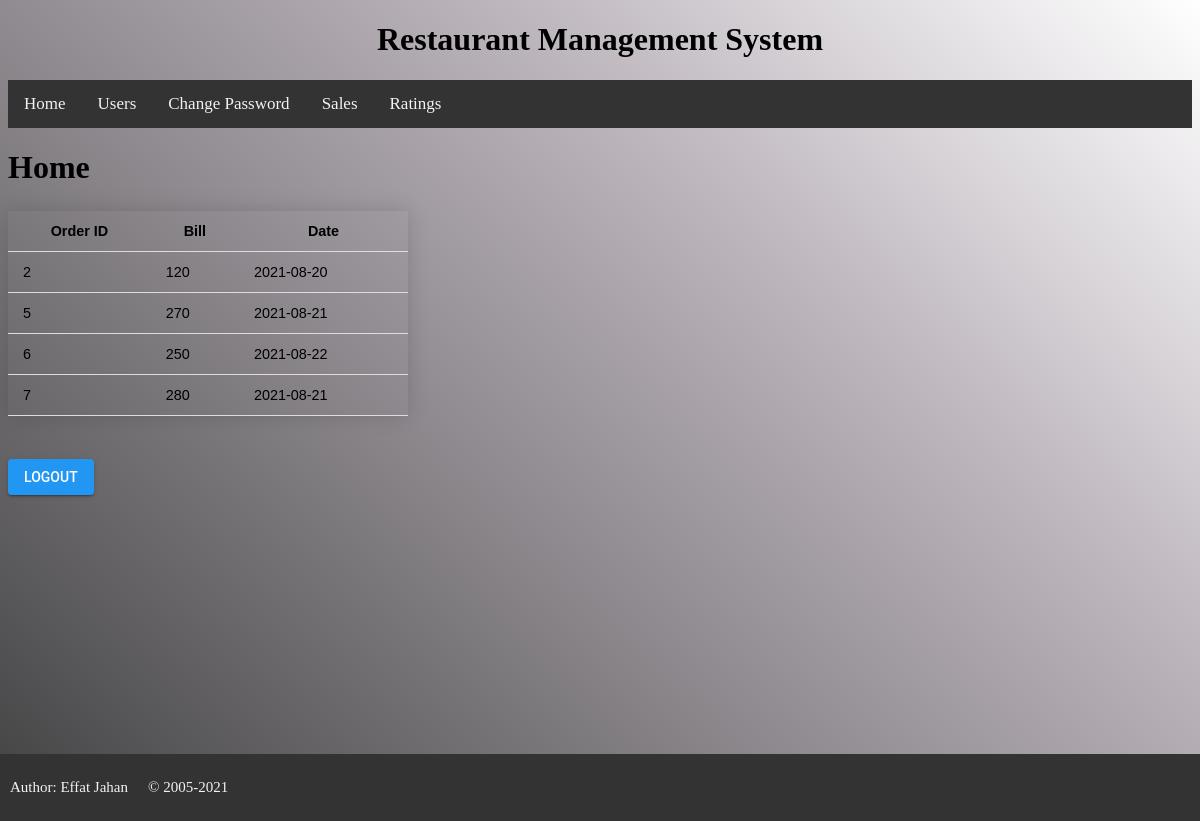
The app's page /salesData.php (signed in) with its own data.
### tables this page shows
CREATE TABLE `sales_data` (
  `order_id` int(11) NOT NULL,
  `bill` int(11) NOT NULL,
  `date` date NOT NULL
);

### config.php (called while the page is built, shortened)
<?php
switch ($_SERVER['SCRIPT_NAME']) {
    default:
        $CURRENT_PAGE = "Home";
        break;
}

### Db_sales.php (called while the page is built, shortened)
<?php
function Userlist()
{
    $conn = connect();
    $sql = $conn->prepare("SELECT * FROM sales_data ");
    $sql->execute();
    $res = $sql->get_result();
    return $res;
}

### salesData.php (the view, shortened to what this page needs)
<?php
include "config.php";
require 'Db_sales.php';
?>
<!DOCTYPE html>
<html>
<head>
    <link rel="stylesheet" href="style.css">
</head>
<body>
    <?php
    include 'php_header.php';
    ?>
    <h1><?php echo $CURRENT_PAGE; ?></h1>
    <?php
    echo "<table class = userTable>";
    echo "<tr><th>Order ID</th>";
    echo "<th>Bill</th>";
    echo "<th>Date</th>";
    echo "</tr>";
    $result1 = Userlist();
    foreach ($result1 as $item) {
        echo "<tr>";
        echo "<td>" . $item['order_id'] . "</td>";
        echo "<td>" . $item['bill'] . "</td>";
        echo "<td>" . $item['date'] . "</td>";
        echo "</tr>";
    }
    echo "</table>";
    ?>
    <br>
    <?php include 'logout-include.php'; ?><br><br>
    <?php
    include 'php_footer.php';
    ?>
</body>
</html>

### php_header.php (shortened to what this page needs)
<html>
<p>
<h1 style="font-family:verdana; text-align:center">Restaurant Management System</h1>
<div class="navBar">
    <a href="Home.php">Home</a>
    <a class="active" href="users-list.php">Users</a>
    <a href="passwordchange.php">Change Password</a>
    <a href="salesData.php">Sales</a>
    <a href="ratings.php">Ratings</a>
</div>
</p>
</html>

### logout-include.php
<button class="pure-material-button-contained" id="myBtn" onclick="document.location.href='logout.php'">Logout</button>

### php_footer.php (shortened to what this page needs)
<footer>
    <div class="footerDiv">
        <p>Author: Effat Jahan</p>
        <p>&copy; 2005-2021 </p>
    </div>
</footer>

### style.css (style rules this page uses)
html, body { height: 100%; }
.userTable { border-collapse: collapse; margin: 25px 0; font-size: 0.9em; font-family: sans-serif; min-width: 400px; box-shadow: 0 0 20px rgba(0, 0, 0, 0.15); }
.userTable th, .userTable td { padding: 12px 15px; }
.userTable tbody tr { border-bottom: 1px solid #dddddd; }
body { background-color: #434344; background-repeat: no-repeat; background-image: linear-gradient(43deg, #434344 0%, #bbb4bb 65%, #ffffff 100%); }
.pure-material-button-contained { position: relative; display: inline-block; box-sizing: border-box; border: none; border-radius: 4px; padding: 0 16px; min-width: 64px; height: 36px; vertical-align: middle; text-align: center; text-overflow: ellipsis; text-transform: uppercase; color: rgb(var(--pure-material-onprimary-rgb, 255, 255, 255)); background-color: rgb(var(--pure-material-primary-rgb, 33, 150, 243)); box-shadow: 0 3px 1px -2px rgba(0, 0, 0, 0.2), 0 2px 2px 0 rgba(0, 0, 0, 0.14), 0 1px 5px 0 rgba(0, 0, 0, 0.12); font-family: var(--pure-material-font, "Roboto", "Segoe UI", BlinkMacSystemFont, system-ui, -apple-system); font-size: 14px; font-weight: 500; line-height: 36px; overflow: hidden; outline: none; cursor: pointer; transition: box-shadow 0.2s; }
.pure-material-button-contained::before { content: ""; position: absolute; top: 0; bottom: 0; left: 0; right: 0; background-color: rgb(var(--pure-material-onprimary-rgb, 255, 255, 255)); opacity: 0; transition: opacity 0.2s; }
.pure-material-button-contained::after { content: ""; position: absolute; left: 50%; top: 50%; border-radius: 50%; padding: 50%; width: 32px; height: 32px; background-color: rgb(var(--pure-material-onprimary-rgb, 255, 255, 255)); opacity: 0; transform: translate(-50%, -50%) scale(1); transition: opacity 1s, transform 0.5s; }

### php_header.php (style rules this page uses)
.navBar { overflow: hidden; background-color: #333; }
.navBar a { float: left; color: #f2f2f2; text-align: center; padding: 14px 16px; text-decoration: none; font-size: 17px; }

### php_footer.php (style rules this page uses)
footer { display: block; }
.footerDiv { position: fixed; overflow: hidden; background-color: #333; left: 0; bottom: 0; width: 100%; }
.footerDiv p { float: left; color: #f2f2f2; text-align: center; font-size: 15px; padding: 10px 10px; text-decoration: none; }

### records on screen
sales_data: order_id "2", bill "120", date "2021-08-20"
sales_data: order_id "5", bill "270", date "2021-08-21"
sales_data: order_id "6", bill "250", date "2021-08-22"
sales_data: order_id "7", bill "280", date "2021-08-21"

### other values on screen
$CURRENT_PAGE "Home"
